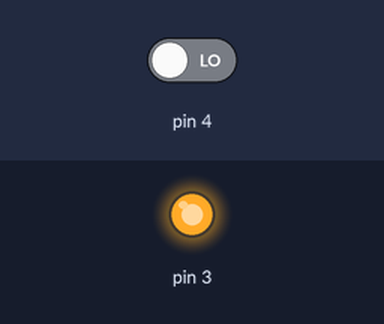
A sketch run on a simulated Arduino Uno, built with avr-gcc and run on an emulated ATmega328P. Parts: output pins drawn as LEDs (lit = HIGH). The inputs (shaded band) are chosen by the test bench; at power-on: pin 4 LOW. What the sketch prints to the serial monitor is not drawn.

Above: at 0.1 s.
Timing chart, 0 to 1.6 s (numbered marks = the images above):
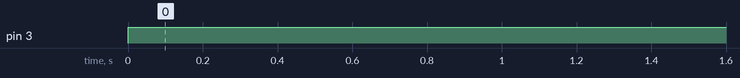

Measured:
- by itself, pin 3: LOW → HIGH at 0.00 s

The sketch:

reed.ino
```cpp
void setup() {
  // put your setup code here, to run once:
pinMode(3,OUTPUT);
pinMode(4,INPUT);
Serial.begin(9600);
}
int z;
void loop() {
  // put your main code here, to run repeatedly:
  digitalWrite(3,HIGH);

z=digitalRead(4);
Serial.println(z);
delay(1000);
}
```
